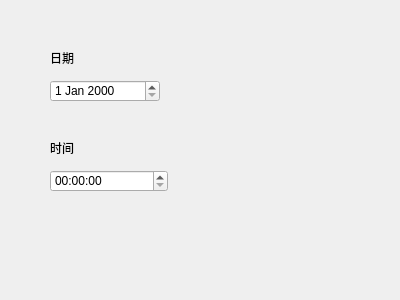
<?xml version="1.0" encoding="UTF-8"?>
<ui version="4.0">
 <class>Form</class>
 <widget class="QWidget" name="Form">
  <property name="geometry">
   <rect>
    <x>0</x>
    <y>0</y>
    <width>400</width>
    <height>300</height>
   </rect>
  </property>
  <property name="windowTitle">
   <string>Form</string>
  </property>
  <widget class="QDateEdit" name="dateEdit">
   <property name="geometry">
    <rect>
     <x>50</x>
     <y>80</y>
     <width>110</width>
     <height>22</height>
    </rect>
   </property>
  </widget>
  <widget class="QTimeEdit" name="timeEdit">
   <property name="geometry">
    <rect>
     <x>50</x>
     <y>170</y>
     <width>118</width>
     <height>22</height>
    </rect>
   </property>
  </widget>
  <widget class="QLabel" name="label">
   <property name="geometry">
    <rect>
     <x>50</x>
     <y>50</y>
     <width>54</width>
     <height>16</height>
    </rect>
   </property>
   <property name="text">
    <string>日期</string>
   </property>
  </widget>
  <widget class="QLabel" name="label_2">
   <property name="geometry">
    <rect>
     <x>50</x>
     <y>140</y>
     <width>54</width>
     <height>16</height>
    </rect>
   </property>
   <property name="text">
    <string>时间</string>
   </property>
  </widget>
 </widget>
 <resources/>
 <connections/>
</ui>
